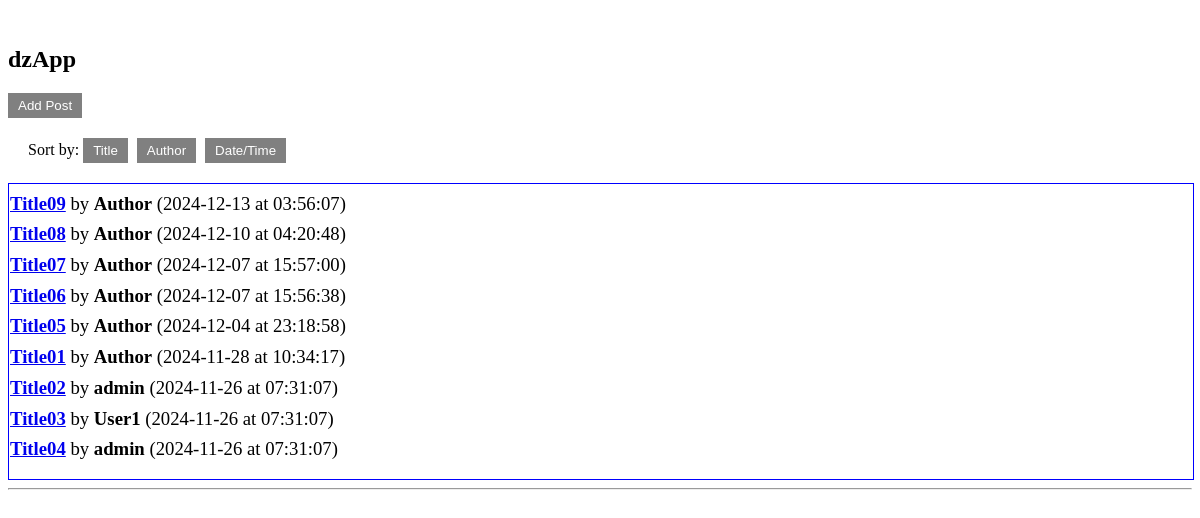
The app's page /, older data.
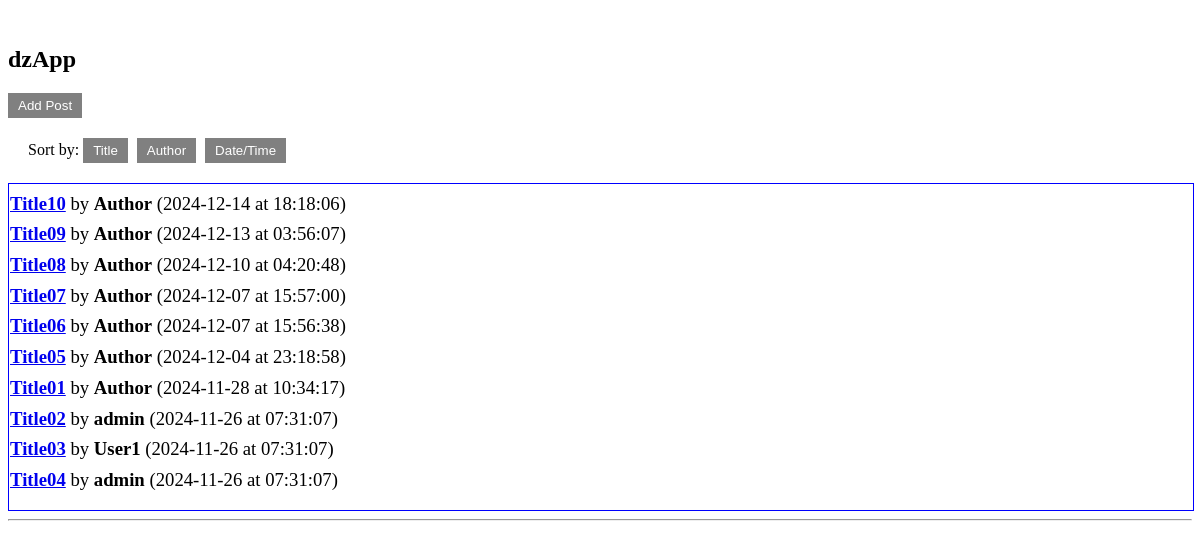
The same page, newer data.
### dzencode/models.py (models this page shows, shortened)
class MsgDb(models.Model):
    title = models.CharField(max_length=255)
    user = models.ForeignKey(User, on_delete=models.CASCADE, default=1)
    content = models.TextField()
    published_date = models.DateField(default=timezone.now)
    published_time = models.TimeField(default=timezone.now)
    parent = models.ForeignKey('self', null=True, blank=True, related_name='comments', on_delete=models.CASCADE)
    is_root = models.BooleanField(default=True)
    has_child = models.BooleanField(default=False)

class User(models.Model):
    username = models.CharField(max_length=50)
    author = models.BooleanField(default=False)
    email = models.EmailField(blank=True, null=True)
    homepage = models.URLField(blank=True, null=True)
    password = models.CharField(max_length=128, default=make_password('defaultpassword'))
    class Meta:
        unique_together = ('username', 'email', 'homepage')

### dzencode/views.py (the view)
# urls.py: path('', index, name='index'),
def index(request):
    if request.headers.get('x-requested-with') == 'XMLHttpRequest':
        title = request.GET.get('title', 'default_title')
        if MsgDb.objects.filter(title=title).exists():
            msg = MsgDb.objects.get(title=title)
            def get_comments_tree(comment):
                return {
                    'id': comment.id,
                    'content': comment.content,
                    'user__username': comment.user.username,
                    'email': comment.user.email,
                    'homepage': comment.user.homepage,
                    'published_date': comment.published_date.strftime('%Y-%m-%d'),
                    'published_time': comment.published_time.strftime('%H:%M:%S'),
                    'children': [get_comments_tree(c) for c in comment.comments.all()] if comment.comments.exists() else []
                }
            data = {
                'message': msg.content,
                'title': msg.title,
                'user_name': msg.user.username,
                'date': msg.published_date.strftime('%Y-%m-%d'),
                'time': msg.published_time.strftime('%H:%M:%S'),
                'comments': [get_comments_tree(c) for c in msg.comments.filter(is_root=False)]
            }
            return JsonResponse(data)
        else:
            return JsonResponse({'error': 'Message does not exist'}, status=404)
    else:
        msgs = MsgDb.objects.select_related('user').filter(is_root=True).order_by('-published_date', '-published_time')
        comment_form = CommentForm()
        post_form = PostForm()
        captcha = get_new_captcha()
        return render(request, 'index.html', context={'msgs': msgs, 'comment_form': comment_form, 'post_form': post_form, 'show_captcha_text': settings.SHOW_CAPTCHA_TEXT, 'captcha': captcha})

### dzencode/views.py (called while the page is built)
def get_new_captcha():
    try:
        captcha_key = CaptchaStore.generate_key()
        captcha_image_url_value = captcha_image_url(captcha_key)
        captcha_value = CaptchaStore.objects.get(hashkey=captcha_key).response
        return {'captcha_key': captcha_key, 'captcha_image_url': captcha_image_url_value, 'captcha_value': captcha_value}
    except Exception as e:
        logger.error(f"Error generating captcha: {e}")
        return None

### dzencode/templates/index.html (shortened to what this page needs)
﻿<!DOCTYPE html>
<html>
<head>
    {% load static %}
    <link rel="stylesheet" type="text/css" href="{% static 'dzencode/css/styles.css' %}">
</head>
<body>
<h2>dzApp</h2>
<button id="add-post-btn">Add Post</button>
<div class="sort-options">
    <label>Sort by: </label>
    <button id="sort-title">Title</button>
    <button id="sort-author">Author</button>
    <button id="sort-datetime">Date/Time</button>
</div>
<div class="msg-all">
{% for msg in msgs %}
    <div class="msg-item">
        <h3>
            <a href="#" data-id="{{ msg.id }}">{{ msg.title }}</a>
            <span class="msg-aftertitle">by <strong>{{ msg.user.username }}</strong> ({{ msg.published_date|date:"Y-m-d" }} at {{ msg.published_time|time:"H:i:s" }})</span>
        </h3>
    </div>
{% endfor %}
</div>
<hr>
</body>
</html>

Row changes from the older to the newer data that the page shows:
added MsgDb: title "Title10", user.username "Author", published_date "2024-12-14", published_time "18:18:06"
